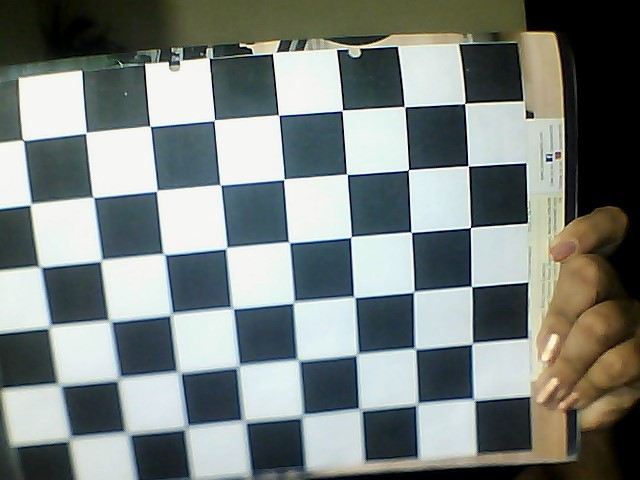
#> input picture Camera calibration/WIN_20220323_01_28_39_Pro.jpg, 640 x 480 px; its folder holds only this picture in this run
$ python Calibration.py
#> lines starting #> are read from the running program, lines starting #| are printed output that depends on the picture; after the words box and inside, x2 and y2 are one past the last pixel; in counts of white or black regions, pixels touching at a corner belong together; long printed decimals are rounded
import numpy as np
import cv2 as cv
import glob

# FIND CHESSBOARD CORNERS - OBJECT POINTS AND IMAGE POINTS

chessboardSize = (8,6)
frameSize = (640,480)

#termination criteria
criteria = (cv.TERM_CRITERIA_EPS + cv.TERM_CRITERIA_MAX_ITER, 30, 0.001)


# prepare object points, like (0,0,0), (1,0,0), (2,0,0) ....,(6,5,0)
objp = np.zeros((chessboardSize[0] * chessboardSize[1], 3), np.float32)
objp[:,:2] = np.mgrid[0:chessboardSize[0],0:chessboardSize[1]].T.reshape(-1,2)

size_of_chessboard_squares_mm = 20
objp = objp * size_of_chessboard_squares_mm


# Arrays to store object points and image points from all the images.
objpoints = [] # 3d point in real world space
imgpoints = [] # 2d points in image plane.


images = glob.glob('*.jpg')

for image in images:

    img = cv.imread(image)
#> img is the input picture: shape (480, 640, 3); mean B, G, R 127.7, 130.7, 123.1
    gray = cv.cvtColor(img, cv.COLOR_BGR2GRAY)
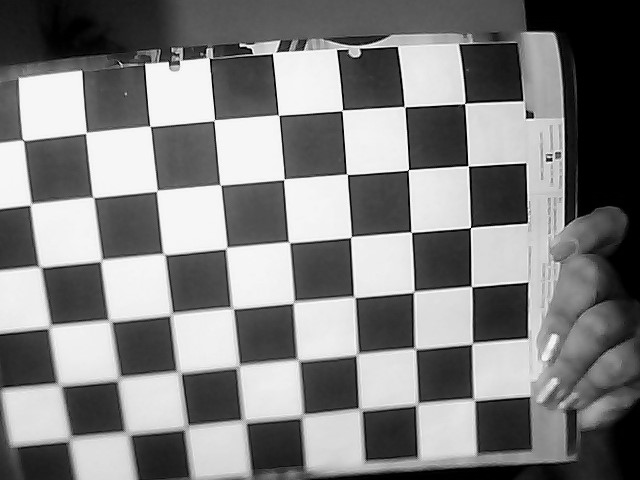
#> gray: shape (480, 640); min 0, max 255, mean 128.1

    # Find the chess board corners
    ret, corners = cv.findChessboardCorners(gray, chessboardSize, None)
#> ret = True; corners = 48 rows, first 8: [30, 147], [79, 140], [157, 133], [214, 120.3], [278.7, 115.4], [341.9, 110.4], [404.6, 107], [458, 110]

    # If found, add object points, image points (after refining them)
    if ret == True:

        objpoints.append(objp)
        corners2 = cv.cornerSubPix(gray, corners, (11,11), (-1,-1), criteria)
#> corners2 = 48 rows, first 8: [23.1, 140.3], [85.91, 132.9], [150.2, 126.3], [214.3, 120.4], [278.6, 115.2], [342.3, 110.4], [404.5, 106.6], [464.8, 103.5]
        imgpoints.append(corners)

        # Draw and display the corners
        cv.drawChessboardCorners(img, chessboardSize, corners2, ret)
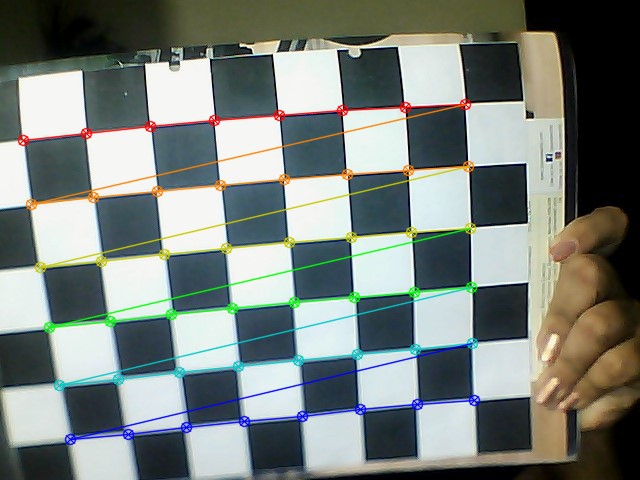
#> img: shape (480, 640, 3); 5.8% of pixels changed, all inside (x1, y1, x2, y2) = (17, 98, 481, 446)
        cv.imshow('img', img)
        cv.waitKey(1000)


cv.destroyAllWindows()

# Perform camera calibration by
# passing the value of above found out 3D points (threedpoints)
# and its corresponding pixel coordinates of the
# detected corners (twodpoints)
ret, matrix, distortion, r_vecs, t_vecs = cv.calibrateCamera(
    objpoints, imgpoints, gray.shape[::-1], None, None)
#> ret = 0.613; matrix = [[509.1, 0, 299], [0, 516, 229.6], [0, 0, 1]]; distortion = [[-0.227, 0.9, 0.0207, -0.000745, -1.5]]; r_vecs = ([0.191, -0.0482, -0.0811],); t_vecs = ([-85.97, -28.41, 151.8],)

# Displaying required output
print(" Camera matrix:")
print(matrix)
#| [[509.077   0.         298.988]
#|  [  0.         516.010 229.609]
#|  [  0.           0.           1.        ]]
print("\n Distortion coefficient:")
print(distortion)
#| [[-2.26680671e-01  9.00306387e-01  2.06567170e-02 -7.44519795e-04
#|   -1.49778181e+00]]

print("\n Rotation Vectors:")
print(r_vecs)
#| (array([[ 0.1914],
#|        [-0.04819],
#|        [-0.08108]]),)

print("\n Translation Vectors:")
print(t_vecs)
#| (array([[-85.973],
#|        [-28.409],
#|        [151.828]]),)

$ run again, on Camera calibration/WIN_20220323_01_29_36_Pro.jpg
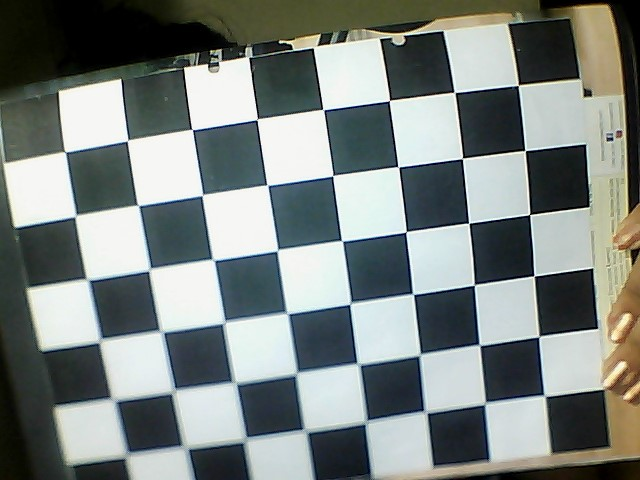
#> input picture Camera calibration/WIN_20220323_01_29_36_Pro.jpg, 640 x 480 px
#> img is the input picture: shape (480, 640, 3); mean B, G, R 128.8, 131.7, 124.4
#> `gray = cv.cvtColor(img, cv.COLOR_BGR2GRAY)`:
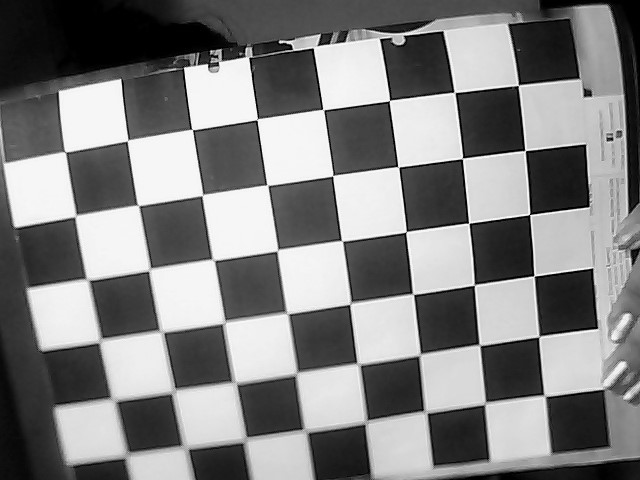
#> gray: shape (480, 640); min 0, max 255, mean 129.2
#> `ret, corners = cv.findChessboardCorners(gray, chessboardSize, None)`: ret = True; corners = 48 rows, first 8: [72, 158], [121, 148], [200, 136], [256.6, 120], [323, 109.5], [389.5, 100.4], [454.2, 92.34], [518.2, 85.29]
#> corners2 = 48 rows, first 8: [65.14, 152.1], [127.6, 140.5], [192.2, 129.7], [257.2, 119.3], [323.3, 109.6], [389.4, 100.6], [454.5, 92.41], [518.2, 85.18]
#> `cv.drawChessboardCorners(img, chessboardSize, corners2, ret)`:
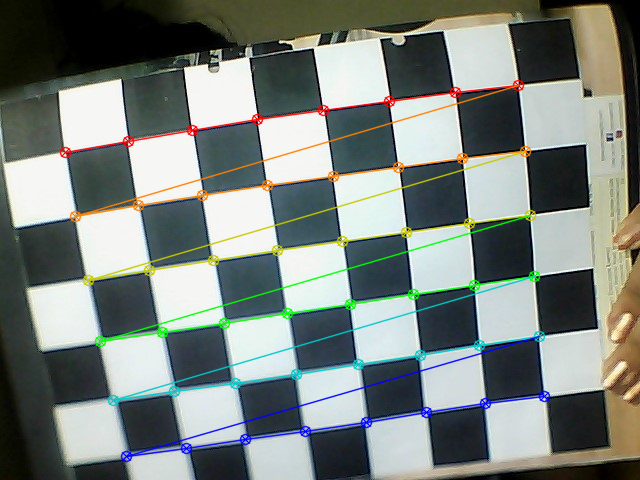
#> img: shape (480, 640, 3); 5.92% of pixels changed, all inside (x1, y1, x2, y2) = (59, 79, 551, 463)
#> `ret, matrix, distortion, r_vecs, t_vecs = cv.calibrateCamera( objpoint..`: ret = 0.562; matrix = [[843.9, 0, 337.8], [0, 867.2, 259.8], [0, 0, 1]]; distortion = [[-0.67, 7.61, 0.018, -0.00546, -37.99]]; r_vecs = ([0.268, -0.0265, -0.139],); t_vecs = ([-83.34, -32.69, 247.1],)
#| [[843.892   0.         337.750]
#|  [  0.         867.219 259.818]
#|  [  0.           0.           1.        ]]
#| [[-6.70090604e-01  7.61303203e+00  1.79798926e-02 -5.45713193e-03
#|   -3.79887763e+01]]
#| (array([[ 0.2678],
#|        [-0.02654],
#|        [-0.1391]]),)
#| (array([[-83.342],
#|        [-32.687],
#|        [247.079]]),)

$ run again, on Camera calibration/WIN_20220323_01_29_02_Pro.jpg
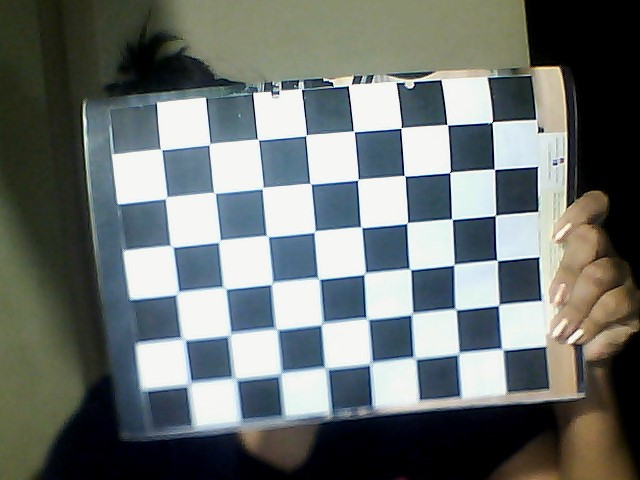
#> input picture Camera calibration/WIN_20220323_01_29_02_Pro.jpg, 640 x 480 px
#> img is the input picture: shape (480, 640, 3); mean B, G, R 112.5, 114.5, 107.9
#> `gray = cv.cvtColor(img, cv.COLOR_BGR2GRAY)`:
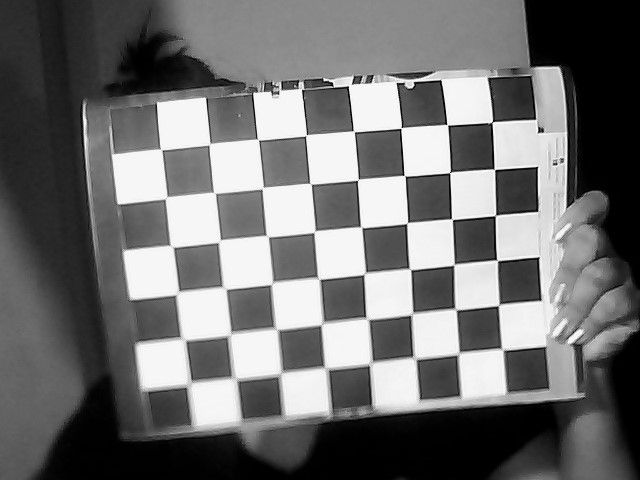
#> gray: shape (480, 640); min 0, max 255, mean 112.3
#> `ret, corners = cv.findChessboardCorners(gray, chessboardSize, None)`: ret = True; corners = 48 rows, first 8: [161.6, 149.8], [208.7, 145.3], [258.1, 139.5], [305.9, 135.6], [354.2, 131.9], [401, 128], [447.2, 124.7], [492, 122]
#> corners2 = 48 rows, first 8: [161, 149.6], [209.5, 144.3], [257.8, 139.7], [305.9, 135.5], [353.7, 131.5], [401.2, 128], [447.4, 124.8], [492.2, 122.2]
#> `cv.drawChessboardCorners(img, chessboardSize, corners2, ret)`:
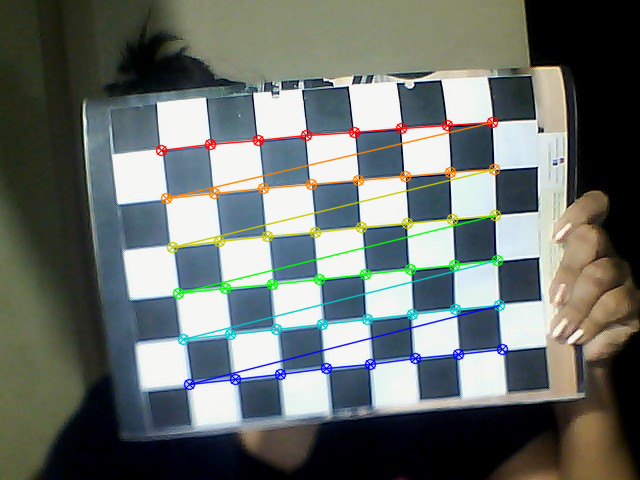
#> img: shape (480, 640, 3); 4.67% of pixels changed, all inside (x1, y1, x2, y2) = (155, 116, 509, 391)
#> `ret, matrix, distortion, r_vecs, t_vecs = cv.calibrateCamera( objpoint..`: ret = 0.352; matrix = [[437.3, 0, 307.2], [0, 444.3, 215.3], [0, 0, 1]]; distortion = [[0.0235, -1.1, 0.0187, 0.00336, 3.3]]; r_vecs = ([0.141, -0.0648, -0.0894],); t_vecs = ([-59.99, -27.02, 176],)
#| [[437.272    0.         307.238]
#|  [  0.         444.332 215.263]
#|  [  0.           0.           1.        ]]
#| [[ 0.02351 -1.098  0.01868  0.003357  3.300]]
#| (array([[ 0.1406 ],
#|        [-0.06483],
#|        [-0.08938]]),)
#| (array([[-59.990],
#|        [-27.021],
#|        [175.988]]),)
